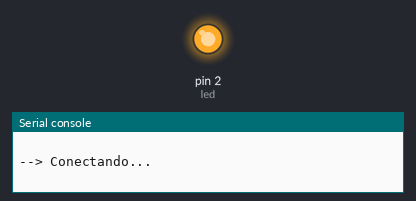
Bench run of a program on a simulated MicroPython board. Shown: output pins drawn as LEDs (lit = HIGH), the last lines printed to the serial console. WiFi joins after 1.5 s; requests to the public web service named in the program get a made-up reply in its usual format after 0.4 s (London, UTC, broken clouds, 64 % humidity, 1013 hPa unless stated); library files of the repository ran but are not shown: 1 file(s).

Above: at 0.1 s.
At 1.6 s:
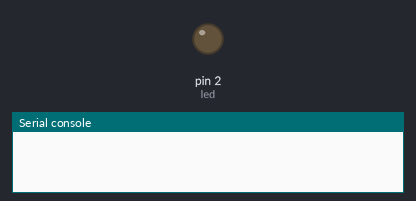
Timing chart, 0 to 3.1 s (numbered marks = the images above):
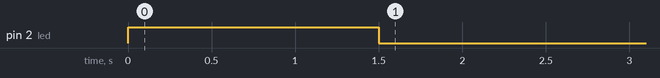

The program:

main.py
```python
from machine import Pin
import network
from time import sleep as delay
import urequests as rq

led = Pin(2, Pin.OUT)
led.value(1)
#-------------------------------- Funcoes Auxiliares --------------------------------
#-----> Conecta Wifi <-----
def conectaWifi():
    wifi = network.WLAN(network.STA_IF)
    print("\n\n--> Ativando...\n")
    wifi.active(True)
    while(not wifi.active()):
        pass
    print("--> Interface Ativada!\n\n")
    print("--> Conectando...\n")
    wifi.connect("Habitat", "InovacaoH@bitat")
    while not wifi.isconnected():
        pass
    led.value(0)
    print(f"--> Conectado! ====< IP: {wifi.ifconfig()[0]} >====\n\n")
    print("")


conectaWifi()

#-----> Constantes E Variáveis <-----
cont = 0
http_readers = {'content-type': 'application/json'}
link = 'https://api.thingspeak.com/update?api_key=EF3NDQ76RR3XII4Y'

while True:
    delay(20)
    cont += 1
    writeCloud = {'field1':45, 'field2': 56}
    rq.post(
        link,
        json = writeCloud,
        headers = http_readers
        )
    print(f"{cont} Enviado!\n")
```
